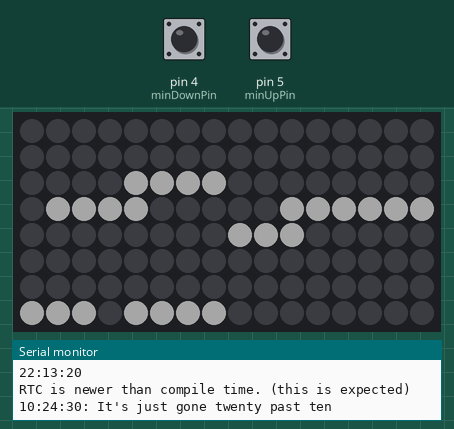
Bench run of a sketch on a simulated Arduino Uno, built with avr-gcc and run on an emulated ATmega328P. Shown: 16×8 RGB LED matrix (first LED top left, wired row by row), the last lines printed to the serial monitor. The test bench sets the inputs (shaded band); at power-on: pin 5 (minUpPin) HIGH, pin 4 (minDownPin) HIGH. Dim RGB values are drawn brighter than linear; the local clock reads 2024-03-15 10:24:30 at power-on unless the sketch sets it; random numbers use the default seed unless the sketch sets one.

Above: at 1.2 s.
1.3 s: pin 5 (minUpPin) pulled LOW for 1 s
At 4.3 s:
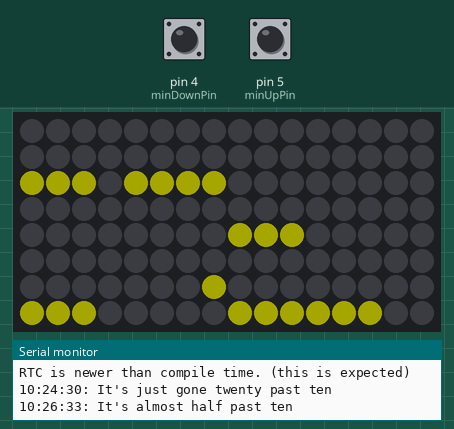
5.3 s: pin 4 (minDownPin) pulled LOW for 3.2 s
At 11.2 s:
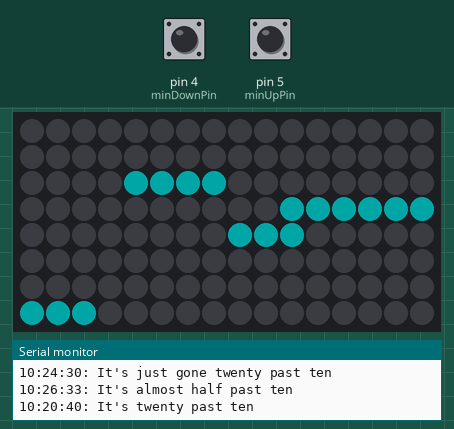
11.5 s: pin 4 (minDownPin) pulled LOW for 0.15 s
At 14.3 s:
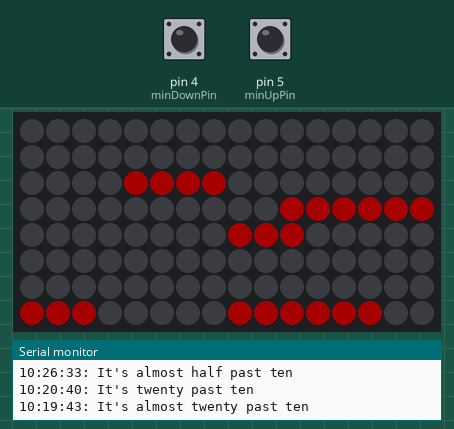
14.6 s: pin 5 (minUpPin) pulled LOW for 0.15 s
At 17.0 s:
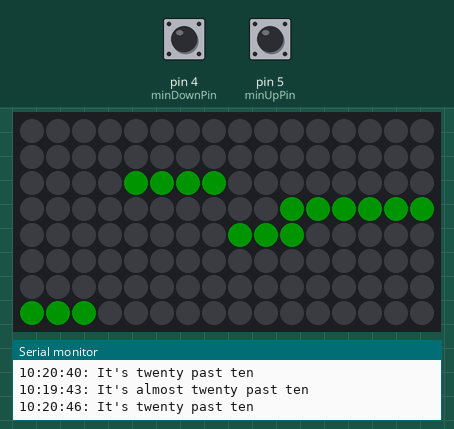
17.7 s: pin 4 (minDownPin) pulled LOW for 1 s
At 21.4 s:
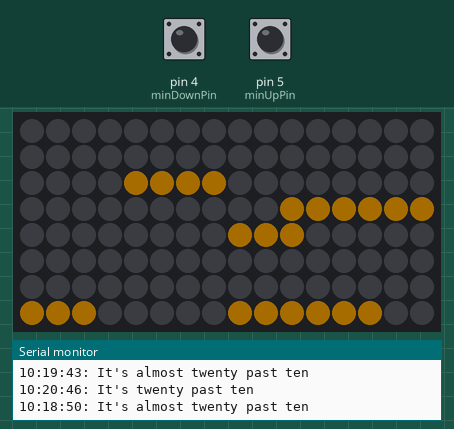
21.7 s: pin 4 (minDownPin) pulled LOW for 0.15 s
At 24.8 s:
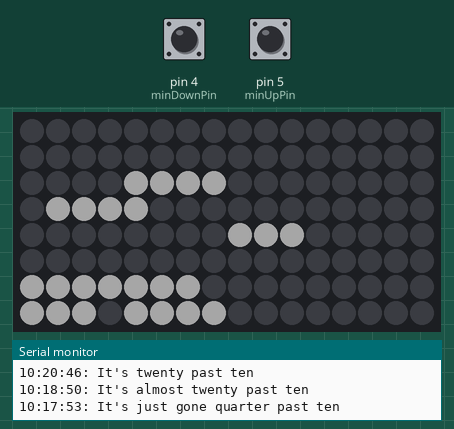
Timing chart, 0 to 26.3 s (numbered marks = the images above; inputs shaded):
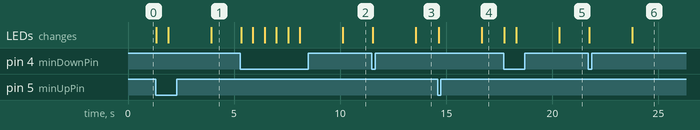

The sketch:

DS1302RTC_word_clock.ino
```cpp
#include <ThreeWire.h>
#include <RtcDS1302.h>   // https://github.com/Makuna/Rtc/wiki
#define FASTLED_INTERNAL // (thanks to https://www.reddit.com/r/FastLED/comments/kn5vjn/pragma_message_fastled_version_3004000/)
#include <FastLED.h>
#include <LEDMatrix.h>

// Set up the DS1302 clock pins

//https://github.com/FastLED/FastLED/wiki/SPI-Hardware-or-Bit-banging
// note "Strong" (square) nodemcu can upload at max 230400 (usefull!!)`
//ThreeWire myWire(2,14,0); // (D4,D5,D3) IO/Data, SCLK/CLK, CE/Reset (Use these for 'Strong' (square) ESP8266 board) bitbanged
ThreeWire myWire(14,12,13); // (D5,D6,D7) IO/Data, SCLK/CLK, CE/Reset (Use these for 'Strong' (square) ESP8266 board) SPI!

//ThreeWire myWire(11,12,10); // IO, SCLK, CE (Use these for Raspberry Pi Pico) // FastLED DOESNT WORK WITH PICO!
//ThreeWire myWire(D4,D5,D3); // IO, SCLK, CE (USE THESE PINS FOR WEMOS DI R2 board!)
//ThreeWire myWire(4,5,2); // IO/Data, SCLK/CLK, CE/Reset (Use these for Arduino/Funduino Uno board)
RtcDS1302<ThreeWire> Rtc(myWire);

// Set up the LED panels (this is specific to the Glowbit currently)
//#define LED_PIN        D6  // WeMos D1 R2
//#define LED_PIN        5   // WeMos D1 R2
//#define LED_PIN        5   // (D1) (Use this for 'Strong' (square) ESP8266 board)
#define LED_PIN      15    // (D8) (Use this for 'Strong' (square) ESP8266 board)

//FastLED settings
#define COLOR_ORDER    GRB
#define CHIPSET        WS2812B

// Glowbit specific settings
#define MATRIX_TYPE   HORIZONTAL_MATRIX
#define BOARD_WIDTH   8 // boards are square so 'width' is both x width and y width
#define NUM_BOARDS    2
#define NUM_COLOURS   6
#define NORMAL_BRIGHTNESS 40
#define MAX_BRIGHTNESS    70

// Set up the matrix
cLEDMatrix<BOARD_WIDTH*NUM_BOARDS, BOARD_WIDTH, MATRIX_TYPE> leds;

// Set up some static colour related data
static const CRGB CRGBColours [NUM_COLOURS] =
{
  CRGB::Yellow,
  CRGB::Cyan,
  CRGB::Red,
  CRGB::Green,
  CRGB::Orange,
  CRGB::White
};

int fixed_colour = 6;

static int SelectedColourIndexes [NUM_COLOURS] = {99,99,99,99,99,99};

// Some static data for the word clock
String hour_str[]={"twelve","one","two","three","four","five","six","seven","eight","nine","ten","eleven","twelve","one","two","three","four","five","six","seven","eight","nine","ten","eleven","twelve"};
//
//     01234567
// 0   Its just   64  .gone...
// 8   almost t   72  entwenty
// 16  quarterh   80  alf past
// 24  to midda   88  y onetwo
// 32  midnight   96  four six
// 40  three se   104 ven nine
// 48  fiveeigh   112 t eleven
// 56  tentwelv   120 e oclock

// define the led's that illuminate for each word
int its[]      = {0,1,2};
int just[]     = {4,5,6,7};
int gone[]     = {65,66,67,68};
int almost[]   = {8,9,10,11,12,13};
int ten1[]     = {15,72,73};
int twenty[]   = {74,75,76,77,78,79};
int quarter[]  = {16,17,18,19,20,21,22};
int half[]     = {23,80,81,82};
int past[]     = {84,85,86,87};
int to[]       = {24,25};
int midday[]   = {27,28,29,30,31,88};
int midnight[] = {32,33,34,35,36,37,38,39};
int one[]      = {90,91,92};
int two[]      = {93,94,95};
int three[]    = {40,41,42,43,44};
int four[]     = {96,97,98,99};
int five[]     = {48,49,50,51};
int six[]      = {101,102,103};
int seven[]    = {46,47,104,105,106};
int eight[]    = {52,53,54,55,112};
int nine[]     = {108,109,110,111};
int ten[]      = {56,57,58};
int eleven[]   = {114,115,116,117,118,119};
int twelve[]   = {59,60,61,62,63,120};
int oclock[]   = {122,123,124,125,126,127};
int error[]    = {21,22}; // used to show 'ER' if there is an error

int digit_one[]   = {9,10,18,26,34,41,42,43};                // 8 digits
int digit_two[]   = {9,10,11,19,25,26,27,33,41,42,43};       // 11 digits
int digit_three[] = {9,10,11,19,25,26,27,35,41,42,43};       // 11 digits
int digit_four[]  = {9,11,17,19,25,26,27,35,43};             // 9 digits
int digit_five[]  = {9,10,11,17,25,26,27,35,41,42,43};       // 11 digits
int digit_six[]   = {9,10,11,17,25,26,27,33,35,41,42,43};    // 12 digits
int digit_seven[] = {9,10,11,19,27,35,43};                   // 7 digits
int digit_eight[] = {9,10,11,17,19,25,26,27,33,35,41,42,43}; // 13 digits
int digit_nine[]  = {9,10,11,17,19,25,26,27,35,41,42,43};    // 12 digits
int digit_zero[]  = {9,10,11,17,19,25,27,33,35,41,42,43};    // 12 digits
int digit_colon[] = {80,96};                                 // 2 digits

int pixel_num, num_pixels;
int random_r, random_g, random_b, random_x, random_y;

// some variables to help track our 'millis' counter so we dont have to use 'delay()'
int display_refresh_period = 60000;
unsigned long millis_counter = 0;

// Buttons
const int minUpPin = 5; // D1
const int minDownPin = 4; // D2
int minUpPinState = 0;
int minDownPinState = 0;
unsigned long minUp_millis_counter = 0;
unsigned long minDown_millis_counter = 0;
int button_delay_period = 500;

int temp_cnt = 0;

////////////////////////////////////////////////////////////////////////////////////////////////////

void setup ()
{
    Serial.begin(19200);

    // Set up the clock
    set_up_ds1302();

    // Set up the LEDs
    FastLED.addLeds<CHIPSET, LED_PIN, COLOR_ORDER>(leds[0], leds.Size());
    FastLED.setBrightness(NORMAL_BRIGHTNESS);

    // Sert up buttons
    pinMode(minUpPin,   INPUT);
    pinMode(minDownPin, INPUT);
}

void loop ()
{

  // do other stuff here, like checking button presses
  // read the state of the pushbutton value:
  minUpPinState   = digitalRead(minUpPin);
  minDownPinState = digitalRead(minDownPin);

  // check if the pushbutton is pressed. If it is, the buttonState is HIGH:
  if (minUpPinState == LOW && millis() >= minUp_millis_counter) {
    RtcDateTime now = Rtc.GetDateTime();
    now += 60; // add a minute
    Rtc.SetDateTime(now);

    FastLED.setBrightness(MAX_BRIGHTNESS);
    display_digital_clock(now);
    FastLED.setBrightness(NORMAL_BRIGHTNESS);

    minUp_millis_counter = millis() + button_delay_period;
    millis_counter = millis()-display_refresh_period+2000;
  }

  if (minDownPinState == LOW && millis() >= minDown_millis_counter) {
    RtcDateTime now = Rtc.GetDateTime();
    now -= 60; // subtract a minute
    Rtc.SetDateTime(now);

    FastLED.setBrightness(MAX_BRIGHTNESS);
    display_digital_clock(now);
    FastLED.setBrightness(NORMAL_BRIGHTNESS);

    minDown_millis_counter = millis() + button_delay_period;
    millis_counter = millis()-display_refresh_period+2000;
  }

  if(millis_counter == 0 || millis() >= millis_counter + display_refresh_period){

    // Get the current time off the RTC
    RtcDateTime now = Rtc.GetDateTime();

    // This sneakiness allows our 'delay' to fall almost perfectly on the '00' second, as the minute rolls over.
    // Really its trying to account for any drift that happens if we do a refresh on 60sec + time_it_takes_to_do_all_the_display_work
    int sc = now.Second();
    millis_counter = millis_counter + display_refresh_period - ((sc-1) * 1000);

    if (!now.IsValid())
    {
        // the battery on the device is low or even missing or the power line is disconnected
        Serial.println("Cannot retrieve a valid time from RTC!");
        show_error();
        return;
    }

    display_word_clock(now);
  } // end millis check for clock display refresh
}

void display_digital_clock(RtcDateTime now){

  // work out what digits to show
  int hr = now.Hour();
  int mn = now.Minute();

  FastLED.clearData();
  delay(10);
  FastLED.clear(false);
  delay(10);

  if (hr >= 10) {
    display_digit(1,0);
    display_digit(hr-10,1);
  }
  else {
    display_digit(0,0);
    display_digit(hr,1);
  }

  //display_colon();

  if (mn >= 10) {
    display_digit(mn/10,2);
    display_digit(mn%10,3);
  }
  else {
    display_digit(0,2);
    display_digit(mn%10,3);
  }

  delay(10);
  FastLED.show();
  delay(10);
}

void display_digit(int digit, int offset){

  CRGB colour = CRGB::White;

  int led_offset = 0; // the number we must add to the led number to shift the lit led across to the right
  if (offset == 1){
    led_offset = 4;
  }
  else if (offset == 2){
    led_offset = 64;
  }
  else if (offset == 3){
    led_offset = 68;
  }

  if (digit == 0) {
    for (int a=0; a<12; a++)
        leds(digit_zero[a]+led_offset) = colour;
  }
  else if (digit == 1) {
    for (int a=0; a<8; a++)
        leds(digit_one[a]+led_offset) = colour;
  }
  else if (digit == 2) {
    for (int a=0; a<11; a++)
        leds(digit_two[a]+led_offset) = colour;
  }
  else if (digit == 3) {
    for (int a=0; a<11; a++)
        leds(digit_three[a]+led_offset) = colour;
  }
  else if (digit == 4) {
    for (int a=0; a<9; a++)
        leds(digit_four[a]+led_offset) = colour;
  }
  else if (digit == 5) {
    for (int a=0; a<11; a++)
        leds(digit_five[a]+led_offset) = colour;
  }
  else if (digit == 6) {
    for (int a=0; a<12; a++)
        leds(digit_six[a]+led_offset) = colour;
  }
  else if (digit == 7) {
    for (int a=0; a<7; a++)
        leds(digit_seven[a]+led_offset) = colour;
  }
  else if (digit == 8) {
    for (int a=0; a<13; a++)
        leds(digit_eight[a]+led_offset) = colour;
  }
  else if (digit == 9) {
    for (int a=0; a<12; a++)
        leds(digit_nine[a]+led_offset) = colour;
  }

} // end display_digit

void display_colon(){

  CRGB colour = CRGB::White;

  for (int a=0; a<2; a++)
        leds(digit_colon[a]) = colour;
} // end display_colon

void display_word_clock(RtcDateTime now) {

    // Clear the LEDs
    FastLED.clear(true);

    int hr = now.Hour();
    int mn = now.Minute();
    int sc = now.Second();
    String w1, w2, w3, w4, w5;
    String min_str = mn < 10 ? "0"+mn : ""+mn;
    String hr_str  = hr < 10 ? "0"+hr : ""+hr;

    // fill the colour array with our predetermined colours but each time in a different colour order
    SetCRGBColours();

    int colourIndex=0;

    // Word zero (always "It's")

    CRGB random_colour = CRGBColours[SelectedColourIndexes[colourIndex]];
    for (int a=0; a<3; a++){
        leds(its[a]) = random_colour;
    }
    colourIndex++;

    // Word one
    if ((mn>=1 && mn<=5) || (mn>=11 && mn<=12) || (mn>=16 && mn<=17) || (mn>=21 && mn<=25) || (mn>=31 && mn<=35) || (mn>=41 && mn<=42) || (mn>=46 && mn<=47) || (mn>=51 && mn<=54)){
      w1 = "just gone ";

      random_colour = CRGBColours[SelectedColourIndexes[colourIndex]];
      colourIndex++;
      for (int i=0; i<4; i++)
        leds(just[i]) = random_colour;

      random_colour = CRGBColours[SelectedColourIndexes[colourIndex]];
      for (int j=0; j<4; j++)
        leds(gone[j]) = random_colour;
      colourIndex++;
    }
    else if ((mn>=6 && mn<=9) || (mn>=11 && mn<=14) || (mn>=18 && mn<=19) || (mn>=26 && mn<=29)  || (mn>=36 && mn<=39) || (mn>=43 && mn<=44) || (mn>=48 && mn<=49) || (mn>=55 && mn<=59)){
      w1 = "almost ";

      random_colour = CRGBColours[SelectedColourIndexes[colourIndex]];
      for (int i=0; i<6; i++)
        leds(almost[i]) = random_colour;
      colourIndex++;
    }

    // Word two
    // this 'word' is not always shown, so only increase the colour index if it is shown
    if ((mn>=13 && mn<=17) || (mn>=43 && mn<=47)){
      w2 = "quarter ";
      random_colour = CRGBColours[SelectedColourIndexes[colourIndex]];
      for (int i=0; i<7; i++)
        leds(quarter[i]) = random_colour;
      colourIndex++;
    }
    else if (mn>=26 && mn<=35){
      w2 = "half ";
      random_colour = CRGBColours[SelectedColourIndexes[colourIndex]];
      for (int i=0; i<4; i++)
        leds(half[i]) = random_colour;
      colourIndex++;
    }
    else if ((mn>=6 && mn<=12) || (mn>=48 && mn<=54)){
      w2 = "ten ";
      random_colour = CRGBColours[SelectedColourIndexes[colourIndex]];
      for (int i=0; i<3; i++)
        leds(ten1[i]) = random_colour;
      colourIndex++;
    }
    else if ((mn>=18 && mn<=25) || (mn>=36 && mn<=42)){
      w2 = "twenty ";
      random_colour = CRGBColours[SelectedColourIndexes[colourIndex]];
      for (int i=0; i<6; i++)
        leds(twenty[i]) = random_colour;
      colourIndex++;
    }

    // Word three
    if ((mn>=6 && mn<=35)) {
      w3 = "past ";
      random_colour = CRGBColours[SelectedColourIndexes[colourIndex]];
      for (int i=0; i<4; i++)
        leds(past[i]) = random_colour;
      colourIndex++;
    }
    else if ((mn>=36 && mn<=54)) {
      w3 = "to ";
      random_colour = CRGBColours[SelectedColourIndexes[colourIndex]];
      for (int i=0; i<2; i++)
        leds(to[i]) = random_colour;
      colourIndex++;
    }

    // Word for the hour
    int word_hr = hr;

    if (mn>=36 && mn<=59) {
      word_hr = hr+1;
    }

    word_hr = word_hr<=12 ? word_hr : (word_hr==24 ? 0 : word_hr-12);

    // Word four
    if (word_hr == 0 && (mn>=55 || mn<=5)) {
      w4 = "midnight ";

      random_colour = CRGBColours[SelectedColourIndexes[colourIndex]];
      for (int i=0; i<8; i++)
        leds(midnight[i]) = random_colour;
    }
    else if (word_hr == 12 && (mn>=55 || mn<=5)) {
      w4 = "midday ";
      random_colour = CRGBColours[SelectedColourIndexes[colourIndex]];
      for (int i=0; i<6; i++)
        leds(midday[i]) = random_colour;
    }
    else {
      w4 = hour_str[word_hr] + " ";

      if (word_hr == 1 || word_hr == 13) {
        random_colour = CRGBColours[SelectedColourIndexes[colourIndex]];
        for (int i=0; i<3; i++)
          leds(one[i]) = random_colour;
      }
      else if (word_hr == 2 || word_hr == 14) {
        random_colour = CRGBColours[SelectedColourIndexes[colourIndex]];
        for (int i=0; i<3; i++)
          leds(two[i]) = random_colour;
      }
      else if (word_hr == 3 || word_hr == 15) {
        random_colour = CRGBColours[SelectedColourIndexes[colourIndex]];
        for (int i=0; i<5; i++)
          leds(three[i]) = random_colour;
      }
      else if (word_hr == 4 || word_hr == 16) {
        random_colour = CRGBColours[SelectedColourIndexes[colourIndex]];
        for (int i=0; i<4; i++)
          leds(four[i]) = random_colour;
      }
      else if (word_hr == 5 || word_hr == 17) {
        random_colour = CRGBColours[SelectedColourIndexes[colourIndex]];
        for (int i=0; i<4; i++)
          leds(five[i]) = random_colour;
      }
      else if (word_hr == 6 || word_hr == 18) {
        random_colour = CRGBColours[SelectedColourIndexes[colourIndex]];
        for (int i=0; i<3; i++)
          leds(six[i]) = random_colour;
      }
      else if (word_hr == 7 || word_hr == 19) {
        random_colour = CRGBColours[SelectedColourIndexes[colourIndex]];
        for (int i=0; i<5; i++)
          leds(seven[i]) = random_colour;
      }
      else if (word_hr == 8 || word_hr == 20) {
        random_colour = CRGBColours[SelectedColourIndexes[colourIndex]];
        for (int i=0; i<5; i++)
          leds(eight[i]) = random_colour;
      }
      else if (word_hr == 9 || word_hr == 21) {
        random_colour = CRGBColours[SelectedColourIndexes[colourIndex]];
        for (int i=0; i<4; i++)
          leds(nine[i]) = random_colour;
      }
      else if (word_hr == 10 || word_hr == 22) {
        random_colour = CRGBColours[SelectedColourIndexes[colourIndex]];
        for (int i=0; i<3; i++)
          leds(ten[i]) = random_colour;
      }
      else if (word_hr == 11 || word_hr == 23) {
        random_colour = CRGBColours[SelectedColourIndexes[colourIndex]];
        for (int i=0; i<6; i++)
          leds(eleven[i]) = random_colour;
      }
      else if (word_hr == 0 || word_hr == 12 || word_hr == 24) {
        random_colour = CRGBColours[SelectedColourIndexes[colourIndex]];
        for (int i=0; i<6; i++)
          leds(twelve[i]) = random_colour;
      }
    }
    colourIndex++;

    // Word five
    if (((mn>=0 && mn<=5) || (mn>=55 && mn<=59)) && word_hr != 0 && word_hr != 12) {
      w5 = "o'clock";
      random_colour = CRGBColours[SelectedColourIndexes[colourIndex]];
      for (int i=0; i<6; i++)
        leds(oclock[i]) = random_colour;
    }

    String sentence = "It's " + w1 + w2 + w3 + w4 + w5;

    printDateTime(now);
    Serial.print(": ");
    Serial.println(sentence);

    FastLED.show();

} // end display_word_clock

#define countof(a) (sizeof(a) / sizeof(a[0]))

void printDateTime(const RtcDateTime& dt)
{
    char datestring[20];

    snprintf_P(datestring,
            countof(datestring),
            //PSTR("%02u/%02u/%04u %02u:%02u:%02u"),
            PSTR("%02u:%02u:%02u"),
            dt.Hour(),
            dt.Minute(),
            dt.Second() );
    Serial.print(datestring);
}

CRGB get_random_colour()
{
  CRGB random_colour;
  random_colour = CRGBColours[random(NUM_COLOURS)];
  return random_colour;
}

void SetCRGBColours()
{

  if (fixed_colour > 0){
    for (int i=0; i<NUM_COLOURS; i++) {
      SelectedColourIndexes[i] = fixed_colour-1;
    }

    fixed_colour++;
    if (fixed_colour>6)
      fixed_colour=1;

    return;

  }

  int fillIndex = 0;

  while (fillIndex<NUM_COLOURS) { // we still have unfilled colour slots

    bool Filled = false;

    // The first one we can always just fill with whatever, there is nothing to clash with yet

    if (fillIndex == 0) {
      //select a random index
      int RandomIndex = random(NUM_COLOURS);

      SelectedColourIndexes[fillIndex] = RandomIndex;
      fillIndex++;
      continue;
    }

    while (!Filled) {

      bool Found = false;

      //select a random index
      int RandomIndex = random(NUM_COLOURS);

      // Run through the array of colours we have filled so far and make sure we havent already picked this one
      // If we have, loop again...

      for (int i=0; i<fillIndex; i++) {

        if (RandomIndex == SelectedColourIndexes[i]) {
          Found = true; // its in the array already, we cant use it, so we need to go through the 'while' one more time...
          break;
        } // end if

      } // end for

      // We have gone through all the currently filled indexes.
      // If Found is still false it means the RandomIndex we chose _is_ available - we should add this value to this index of SelectedColourIndexes
      if (!Found) {
        SelectedColourIndexes[fillIndex] = RandomIndex;
        fillIndex++;
        Filled = true;
      } // end if

    } // end while (!Filled)

    Filled = false; // reset for the next round

  } // end while (fillIndex<NUM_COLOURS)

} // end SetCRGBColours

void set_up_ds1302() {

    // Setup for the clock, try get the time off the chip
    Serial.print("compiled: ");
    Serial.print(__DATE__);
    Serial.println(__TIME__);

    Rtc.Begin();

    RtcDateTime compiled = RtcDateTime(__DATE__, __TIME__);
    printDateTime(compiled);
    Serial.println();

    if (!Rtc.IsDateTimeValid())
    {
        // Common Causes:
        //    1) first time you ran and the device wasn't running yet
        //    2) the battery on the device is low or even missing

        Serial.println("RTC lost confidence in the DateTime!");
        Rtc.SetDateTime(compiled);
    }

    if (Rtc.GetIsWriteProtected())
    {
        Serial.println("RTC was write protected, enabling writing now");
        Rtc.SetIsWriteProtected(false);
    }

    if (!Rtc.GetIsRunning())
    {
        Serial.println("RTC was not actively running, starting now");
        Rtc.SetIsRunning(true);
    }

    RtcDateTime now = Rtc.GetDateTime();
    if (now < compiled)
    {
        Serial.println("RTC is older than compile time!  (Updating DateTime)");
        Rtc.SetDateTime(compiled);
    }
    else if (now > compiled)
    {
        Serial.println("RTC is newer than compile time. (this is expected)");
    }
    else if (now == compiled)
    {
        Serial.println("RTC is the same as compile time! (fine assuming the board was just flashed!)");
    }

} // end set_up_ds1302

void show_error() {

  CRGB colour = CRGB::Red;

  for (int i=0; i<2; i++)
    leds(error[i]) = colour;
  delay(500);
  FastLED.show();
  delay(1000);

}
```

Measured:
- after the input at 1.3 s, the LEDs: first change at once (image 1 shows a later state)
- after the input at 5.3 s, the LEDs: first change at once (image 2 shows a later state)
- after the input at 11.5 s, the LEDs: first change at once (image 3 shows a later state)
- after the input at 14.6 s, the LEDs: first change at once (image 4 shows a later state)
- after the input at 17.7 s, the LEDs: first change at once (image 5 shows a later state)
